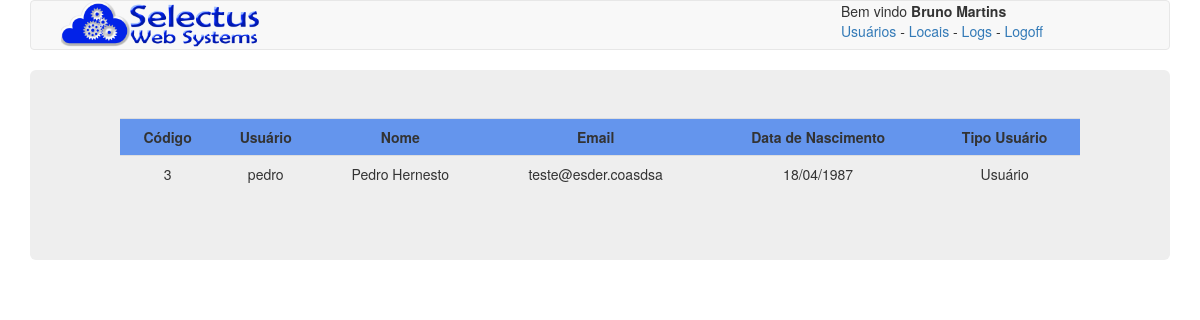
/index.php?pag=7&id=3 (signed in), run on an earlier commit of the app's database.
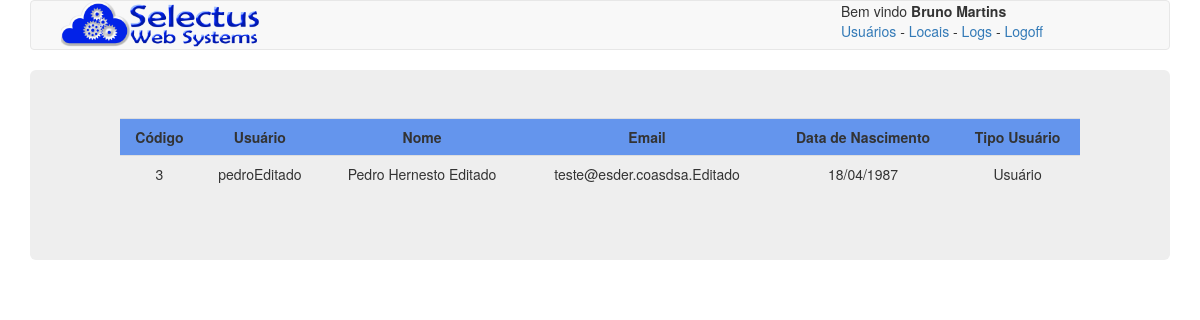
And on a later commit of the database.
### tables this page shows
CREATE TABLE `pessoa` (
  `id` int(11) NOT NULL,
  `pessoaNome` varchar(45) NOT NULL,
  `pessoaCPF` varchar(14) NOT NULL DEFAULT '999.999.999-99',
  `pessoaNascimento` date NOT NULL,
  `pessoaTelefone` varchar(12) DEFAULT NULL,
  `pessoaCelular` varchar(12) DEFAULT NULL,
  `pessoaRFID` varchar(45) DEFAULT NULL,
  `pessoaLogin` varchar(45) NOT NULL,
  `pessoaSenha` varchar(45) NOT NULL,
  `pessoaEmail` varchar(45) NOT NULL,
  `tipoUsuario_id` int(11) NOT NULL
);

### config/conexao.php (called while the page is built, shortened)
<?php
function busca($conexao, $query) {
    try {
        mysqli_set_charset($conexao, "utf8");
        return mysqli_query($conexao, $query);
    } catch (Exception $e) {
        desconecta($conexao);
        return NULL;
    }
}
?>

### usuarios/visualizar.php (the view, shortened to what this page needs)
<?php
$conexao = conecta();
$resultado = busca($conexao, "SELECT * from pessoa where id={$_GET['id']}");
$usuario = mysqli_fetch_array($resultado);
?>
<div id="div_impressao">
    <div class="container-fluid">
        <div  class="container" >
            <div class="row">
                <div class="col-md-12" >
                    <table class="table">
                        <tbody><tr  style="background-color:#6495ED;">
                                <th>Código</th>
                                <th>Usuário</th>
                                <th>Nome</th>
                                <th>Email</th>
                                <th>Data de Nascimento</th>
                                <th>Tipo Usuário</th>
                            </tr>
                            <tr>
                                <td><?= $usuario['id']; ?></td>
                                <td><?= $usuario['pessoaLogin']; ?></td>
                                <td><?= $usuario['pessoaNome']; ?></td>
                                <td><?= $usuario['pessoaEmail']; ?></td>
                                <td><?= date('d/m/Y', strtotime($usuario['pessoaNascimento'])); ?></td>
                                <td><?= $usuario['tipoUsuario_id'] == 1 ? "Administrador" : "Usuário"; ?></td>
                            </tr>
                        </tbody>
                    </table>
                </div>
            </div>
        </div>
    </div>
</div>

What changed in the data, as far as the page shows it:
changed pessoa id 3: pessoaLogin "pedro" → "pedroEditado"; pessoaNome "Pedro Hernesto" → "Pedro Hernesto Editado"; pessoaEmail "teste@esder.coasdsa" → "teste@esder.coasdsa.Editado"
